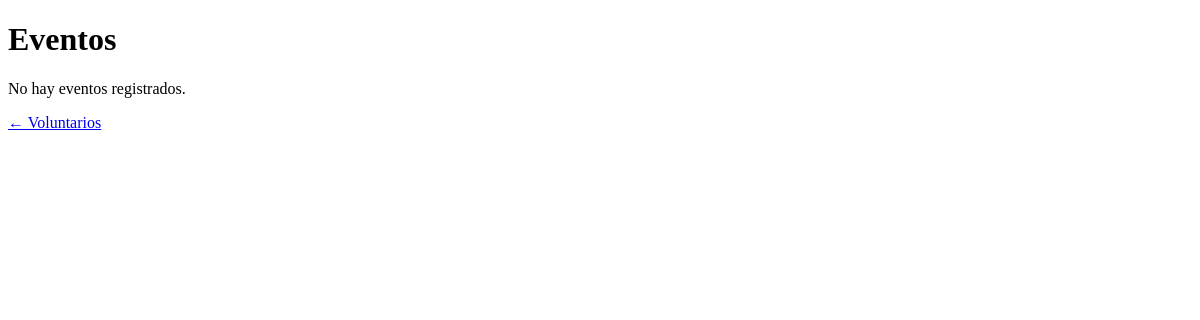
The app's page /eventos/, older data.
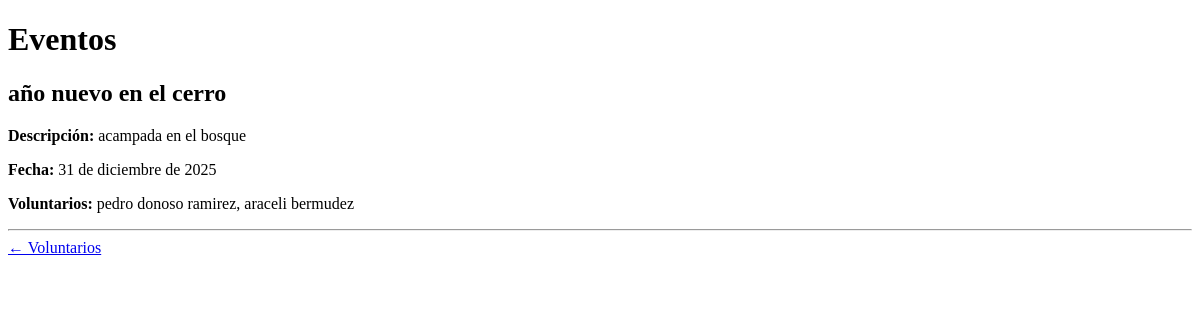
The same page, newer data.
### gestion/models.py (models this page shows, shortened)
class Evento(models.Model):
    titulo = models.CharField(max_length=255)
    descripcion = models.TextField()
    fecha = models.DateField()
    voluntarios = models.ManyToManyField(Voluntario, related_name='eventos')
    class Meta:
        ordering = ['-fecha']

class Voluntario(models.Model):
    nombre = models.CharField(max_length=255)
    email = models.EmailField(unique=True)
    telefono = models.CharField(max_length=15, blank=True, null=True)
    fecha_registro = models.DateTimeField(auto_now_add=True)
    def __str__(self):
        return self.nombre

### gestion/views.py (the view)
# urls.py: path('eventos/', views.evento_list, name='evento_list'),
def evento_list(request):
    eventos = Evento.objects.all()
    return render(request, 'gestion/evento_list.html', {'eventos': eventos})

### gestion/templates/gestion/evento_list.html (shortened to what this page needs)
<!DOCTYPE html>
<html>
<head>
</head>
<body>
    <h1>Eventos</h1>
    {% if eventos %}
    {% for evento in eventos %}
    <h2>{{ evento.titulo }}</h2>
    <p><strong>Descripción:</strong> {{ evento.descripcion }}</p>
    <p><strong>Fecha:</strong> {{ evento.fecha }}</p>
    <p><strong>Voluntarios:</strong>
      {% for v in evento.voluntarios.all %}
        {{ v }}{% if not forloop.last %}, {% endif %}
      {% empty %}
        Sin voluntarios asignados
      {% endfor %}
    </p>
    <hr>
    {% endfor %}
    {% else %}
    <p>No hay eventos registrados.</p>
    {% endif %}
    <a href="/voluntarios/">← Voluntarios</a>
</body>
</html>

Row changes from the older to the newer data that the page shows:
added Evento: titulo "año nuevo en el cerro", descripcion "acampada en el bosque", fecha "31 de diciembre de 2025"
added Voluntario: nombre "pedro donoso ramirez"
added Voluntario: nombre "araceli bermudez"
Text that changed along with them:
text no longer shown: "No hay eventos registrados."
